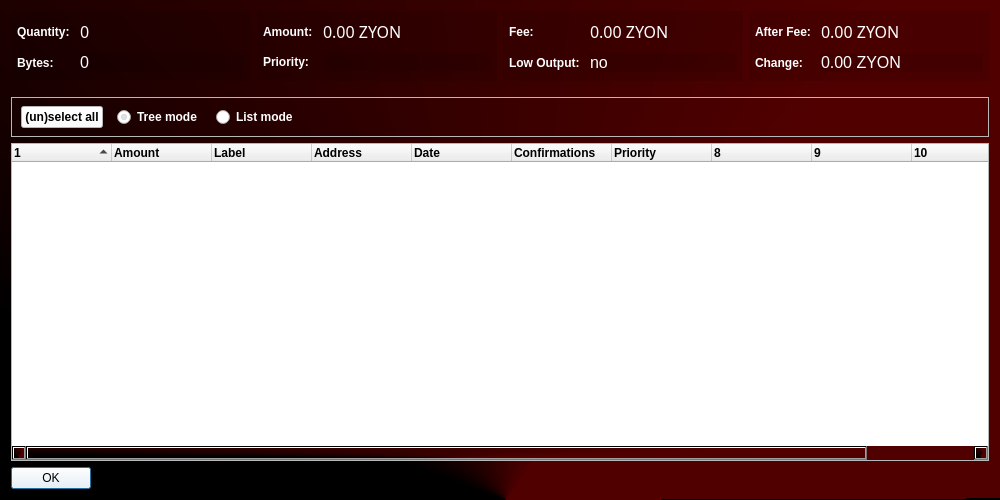
<?xml version="1.0" encoding="UTF-8"?>
<ui version="4.0">
 <class>CoinControlDialog</class>
 <widget class="QDialog" name="CoinControlDialog">
  <property name="geometry">
   <rect>
    <x>0</x>
    <y>0</y>
    <width>1000</width>
    <height>500</height>
   </rect>
  </property>
  <property name="windowTitle">
   <string>Coin Control</string>
  </property>
  <property name="styleSheet">
   <string notr="true">font: 75 12pt &quot;Century Gothic&quot;;
background: qconicalgradient(cx:0.506, cy:1, angle:0.2, stop:0.1875 rgba(81, 0, 0, 255), stop:0.397727 rgba(0, 0, 0, 255))</string>
  </property>
  <layout class="QVBoxLayout" name="verticalLayout">
   <item>
    <layout class="QHBoxLayout" name="horizontalLayoutTop" stretch="0,0,0,0">
     <property name="topMargin">
      <number>0</number>
     </property>
     <property name="bottomMargin">
      <number>10</number>
     </property>
     <item>
      <widget class="QFrame" name="frame_2">
       <property name="styleSheet">
        <string notr="true">background-color: rgb(0, 0, 0, 0.1)</string>
       </property>
       <layout class="QFormLayout" name="formLayoutCoinControl1">
        <property name="horizontalSpacing">
         <number>10</number>
        </property>
        <property name="verticalSpacing">
         <number>10</number>
        </property>
        <property name="leftMargin">
         <number>6</number>
        </property>
        <property name="rightMargin">
         <number>6</number>
        </property>
        <item row="0" column="0">
         <widget class="QLabel" name="labelCoinControlQuantityText">
          <property name="styleSheet">
           <string notr="true">font-weight:bold;
background: none;
color: #ffffff;</string>
          </property>
          <property name="text">
           <string>Quantity:</string>
          </property>
         </widget>
        </item>
        <item row="0" column="1">
         <widget class="QLabel" name="labelCoinControlQuantity">
          <property name="font">
           <font>
            <family>Century Gothic</family>
            <pointsize>12</pointsize>
            <weight>9</weight>
            <italic>false</italic>
            <bold>false</bold>
           </font>
          </property>
          <property name="cursor">
           <cursorShape>IBeamCursor</cursorShape>
          </property>
          <property name="contextMenuPolicy">
           <enum>Qt::ActionsContextMenu</enum>
          </property>
          <property name="styleSheet">
           <string notr="true">background: none;
color: #ffffff;</string>
          </property>
          <property name="text">
           <string notr="true">0</string>
          </property>
          <property name="textInteractionFlags">
           <set>Qt::LinksAccessibleByMouse|Qt::TextSelectableByKeyboard|Qt::TextSelectableByMouse</set>
          </property>
         </widget>
        </item>
        <item row="1" column="0">
         <widget class="QLabel" name="labelCoinControlBytesText">
          <property name="styleSheet">
           <string notr="true">font-weight:bold;
background: none;
color: #ffffff;</string>
          </property>
          <property name="text">
           <string>Bytes:</string>
          </property>
         </widget>
        </item>
        <item row="1" column="1">
         <widget class="QLabel" name="labelCoinControlBytes">
          <property name="font">
           <font>
            <family>MS Shell Dlg 2</family>
            <pointsize>12</pointsize>
            <weight>9</weight>
            <italic>false</italic>
            <bold>false</bold>
           </font>
          </property>
          <property name="cursor">
           <cursorShape>IBeamCursor</cursorShape>
          </property>
          <property name="contextMenuPolicy">
           <enum>Qt::ActionsContextMenu</enum>
          </property>
          <property name="styleSheet">
           <string notr="true">color: #ffffff;
font: 75 12pt &quot;MS Shell Dlg 2&quot;;</string>
          </property>
          <property name="text">
           <string notr="true">0</string>
          </property>
          <property name="textInteractionFlags">
           <set>Qt::LinksAccessibleByMouse|Qt::TextSelectableByKeyboard|Qt::TextSelectableByMouse</set>
          </property>
         </widget>
        </item>
       </layout>
      </widget>
     </item>
     <item>
      <widget class="QFrame" name="frame_3">
       <property name="styleSheet">
        <string notr="true">background-color: rgb(0, 0, 0, 0.1)</string>
       </property>
       <layout class="QFormLayout" name="formLayoutCoinControl2">
        <property name="horizontalSpacing">
         <number>10</number>
        </property>
        <property name="verticalSpacing">
         <number>10</number>
        </property>
        <property name="leftMargin">
         <number>6</number>
        </property>
        <property name="rightMargin">
         <number>6</number>
        </property>
        <item row="0" column="0">
         <widget class="QLabel" name="labelCoinControlAmountText">
          <property name="styleSheet">
           <string notr="true">font-weight:bold;
background: none;
color: #ffffff;</string>
          </property>
          <property name="text">
           <string>Amount:</string>
          </property>
         </widget>
        </item>
        <item row="0" column="1">
         <widget class="QLabel" name="labelCoinControlAmount">
          <property name="font">
           <font>
            <family>Century Gothic</family>
            <pointsize>12</pointsize>
            <weight>9</weight>
            <italic>false</italic>
            <bold>false</bold>
           </font>
          </property>
          <property name="cursor">
           <cursorShape>IBeamCursor</cursorShape>
          </property>
          <property name="contextMenuPolicy">
           <enum>Qt::ActionsContextMenu</enum>
          </property>
          <property name="styleSheet">
           <string notr="true">background: none;
color: #ffffff;</string>
          </property>
          <property name="text">
           <string notr="true">0.00 ZYON</string>
          </property>
          <property name="textInteractionFlags">
           <set>Qt::LinksAccessibleByMouse|Qt::TextSelectableByKeyboard|Qt::TextSelectableByMouse</set>
          </property>
         </widget>
        </item>
        <item row="1" column="0">
         <widget class="QLabel" name="labelCoinControlPriorityText">
          <property name="styleSheet">
           <string notr="true">font-weight:bold;
background: none;
color: #ffffff;</string>
          </property>
          <property name="text">
           <string>Priority:</string>
          </property>
         </widget>
        </item>
        <item row="1" column="1">
         <widget class="QLabel" name="labelCoinControlPriority">
          <property name="font">
           <font>
            <family>MS Shell Dlg 2</family>
            <pointsize>12</pointsize>
            <weight>9</weight>
            <italic>false</italic>
            <bold>false</bold>
           </font>
          </property>
          <property name="cursor">
           <cursorShape>IBeamCursor</cursorShape>
          </property>
          <property name="contextMenuPolicy">
           <enum>Qt::ActionsContextMenu</enum>
          </property>
          <property name="styleSheet">
           <string notr="true">color: #ffffff;
font: 75 12pt &quot;MS Shell Dlg 2&quot;;</string>
          </property>
          <property name="text">
           <string/>
          </property>
          <property name="textInteractionFlags">
           <set>Qt::LinksAccessibleByMouse|Qt::TextSelectableByKeyboard|Qt::TextSelectableByMouse</set>
          </property>
         </widget>
        </item>
       </layout>
      </widget>
     </item>
     <item>
      <widget class="QFrame" name="frame_4">
       <property name="styleSheet">
        <string notr="true">background-color: rgb(0, 0, 0, 0.1)</string>
       </property>
       <layout class="QFormLayout" name="formLayoutCoinControl3">
        <property name="horizontalSpacing">
         <number>10</number>
        </property>
        <property name="verticalSpacing">
         <number>10</number>
        </property>
        <property name="leftMargin">
         <number>6</number>
        </property>
        <property name="rightMargin">
         <number>6</number>
        </property>
        <item row="0" column="0">
         <widget class="QLabel" name="labelCoinControlFeeText">
          <property name="styleSheet">
           <string notr="true">font-weight:bold;
background: none;
color: #ffffff;</string>
          </property>
          <property name="text">
           <string>Fee:</string>
          </property>
         </widget>
        </item>
        <item row="0" column="1">
         <widget class="QLabel" name="labelCoinControlFee">
          <property name="font">
           <font>
            <family>Century Gothic</family>
            <pointsize>12</pointsize>
            <weight>9</weight>
            <italic>false</italic>
            <bold>false</bold>
           </font>
          </property>
          <property name="cursor">
           <cursorShape>IBeamCursor</cursorShape>
          </property>
          <property name="contextMenuPolicy">
           <enum>Qt::ActionsContextMenu</enum>
          </property>
          <property name="styleSheet">
           <string notr="true">background: none;
color: #ffffff;</string>
          </property>
          <property name="text">
           <string notr="true">0.00 ZYON</string>
          </property>
          <property name="textInteractionFlags">
           <set>Qt::LinksAccessibleByMouse|Qt::TextSelectableByKeyboard|Qt::TextSelectableByMouse</set>
          </property>
         </widget>
        </item>
        <item row="1" column="0">
         <widget class="QLabel" name="labelCoinControlLowOutputText">
          <property name="enabled">
           <bool>false</bool>
          </property>
          <property name="styleSheet">
           <string notr="true">font-weight:bold;
background: none;
color: #ffffff;</string>
          </property>
          <property name="text">
           <string>Low Output:</string>
          </property>
         </widget>
        </item>
        <item row="1" column="1">
         <widget class="QLabel" name="labelCoinControlLowOutput">
          <property name="enabled">
           <bool>false</bool>
          </property>
          <property name="font">
           <font>
            <family>MS Shell Dlg 2</family>
            <pointsize>12</pointsize>
            <weight>9</weight>
            <italic>false</italic>
            <bold>false</bold>
           </font>
          </property>
          <property name="cursor">
           <cursorShape>IBeamCursor</cursorShape>
          </property>
          <property name="contextMenuPolicy">
           <enum>Qt::ActionsContextMenu</enum>
          </property>
          <property name="styleSheet">
           <string notr="true">color: #ffffff;
font: 75 12pt &quot;MS Shell Dlg 2&quot;;</string>
          </property>
          <property name="text">
           <string notr="true">no</string>
          </property>
          <property name="textInteractionFlags">
           <set>Qt::LinksAccessibleByMouse|Qt::TextSelectableByKeyboard|Qt::TextSelectableByMouse</set>
          </property>
         </widget>
        </item>
       </layout>
      </widget>
     </item>
     <item>
      <widget class="QFrame" name="frame_5">
       <property name="styleSheet">
        <string notr="true">background-color: rgb(0, 0, 0, 0.1)</string>
       </property>
       <layout class="QFormLayout" name="formLayoutCoinControl4">
        <property name="horizontalSpacing">
         <number>10</number>
        </property>
        <property name="verticalSpacing">
         <number>10</number>
        </property>
        <property name="leftMargin">
         <number>6</number>
        </property>
        <property name="rightMargin">
         <number>6</number>
        </property>
        <item row="0" column="0">
         <widget class="QLabel" name="labelCoinControlAfterFeeText">
          <property name="styleSheet">
           <string notr="true">font-weight:bold;
background: none;
color: #ffffff;</string>
          </property>
          <property name="text">
           <string>After Fee:</string>
          </property>
         </widget>
        </item>
        <item row="0" column="1">
         <widget class="QLabel" name="labelCoinControlAfterFee">
          <property name="font">
           <font>
            <family>Century Gothic</family>
            <pointsize>12</pointsize>
            <weight>9</weight>
            <italic>false</italic>
            <bold>false</bold>
           </font>
          </property>
          <property name="cursor">
           <cursorShape>IBeamCursor</cursorShape>
          </property>
          <property name="contextMenuPolicy">
           <enum>Qt::ActionsContextMenu</enum>
          </property>
          <property name="styleSheet">
           <string notr="true">background: none;
color: #ffffff;</string>
          </property>
          <property name="text">
           <string notr="true">0.00 ZYON</string>
          </property>
          <property name="textInteractionFlags">
           <set>Qt::LinksAccessibleByMouse|Qt::TextSelectableByKeyboard|Qt::TextSelectableByMouse</set>
          </property>
         </widget>
        </item>
        <item row="1" column="0">
         <widget class="QLabel" name="labelCoinControlChangeText">
          <property name="enabled">
           <bool>false</bool>
          </property>
          <property name="styleSheet">
           <string notr="true">font-weight:bold;
background: none;
color: #ffffff;</string>
          </property>
          <property name="text">
           <string>Change:</string>
          </property>
         </widget>
        </item>
        <item row="1" column="1">
         <widget class="QLabel" name="labelCoinControlChange">
          <property name="enabled">
           <bool>false</bool>
          </property>
          <property name="font">
           <font>
            <family>MS Shell Dlg 2</family>
            <pointsize>12</pointsize>
            <weight>9</weight>
            <italic>false</italic>
            <bold>false</bold>
           </font>
          </property>
          <property name="cursor">
           <cursorShape>IBeamCursor</cursorShape>
          </property>
          <property name="contextMenuPolicy">
           <enum>Qt::ActionsContextMenu</enum>
          </property>
          <property name="styleSheet">
           <string notr="true">color: #ffffff;
font: 75 12pt &quot;MS Shell Dlg 2&quot;;</string>
          </property>
          <property name="text">
           <string notr="true">0.00 ZYON</string>
          </property>
          <property name="textInteractionFlags">
           <set>Qt::LinksAccessibleByMouse|Qt::TextSelectableByKeyboard|Qt::TextSelectableByMouse</set>
          </property>
         </widget>
        </item>
       </layout>
      </widget>
     </item>
    </layout>
   </item>
   <item>
    <widget class="QFrame" name="frame">
     <property name="minimumSize">
      <size>
       <width>0</width>
       <height>40</height>
      </size>
     </property>
     <property name="styleSheet">
      <string notr="true">background: none;</string>
     </property>
     <property name="frameShape">
      <enum>QFrame::StyledPanel</enum>
     </property>
     <property name="frameShadow">
      <enum>QFrame::Sunken</enum>
     </property>
     <widget class="QWidget" name="horizontalLayoutWidget">
      <property name="geometry">
       <rect>
        <x>10</x>
        <y>0</y>
        <width>781</width>
        <height>41</height>
       </rect>
      </property>
      <layout class="QHBoxLayout" name="horizontalLayoutPanel" stretch="0,0,0,0">
       <property name="spacing">
        <number>14</number>
       </property>
       <item>
        <widget class="QPushButton" name="pushButtonSelectAll">
         <property name="sizePolicy">
          <sizepolicy hsizetype="Maximum" vsizetype="Fixed">
           <horstretch>0</horstretch>
           <verstretch>0</verstretch>
          </sizepolicy>
         </property>
         <property name="styleSheet">
          <string notr="true">font: 75 9pt &quot;Century Gothic&quot;;
font-weight:bold;
background: #ffffff;
color: #000000;</string>
         </property>
         <property name="text">
          <string>(un)select all</string>
         </property>
        </widget>
       </item>
       <item>
        <widget class="QRadioButton" name="radioTreeMode">
         <property name="sizePolicy">
          <sizepolicy hsizetype="Maximum" vsizetype="Fixed">
           <horstretch>0</horstretch>
           <verstretch>0</verstretch>
          </sizepolicy>
         </property>
         <property name="styleSheet">
          <string notr="true">font-weight:bold;
background: none;
color: #ffffff;</string>
         </property>
         <property name="text">
          <string>Tree mode</string>
         </property>
         <property name="checked">
          <bool>true</bool>
         </property>
        </widget>
       </item>
       <item>
        <widget class="QRadioButton" name="radioListMode">
         <property name="sizePolicy">
          <sizepolicy hsizetype="Maximum" vsizetype="Fixed">
           <horstretch>0</horstretch>
           <verstretch>0</verstretch>
          </sizepolicy>
         </property>
         <property name="styleSheet">
          <string notr="true">font-weight:bold;
background: none;
color: #ffffff;</string>
         </property>
         <property name="text">
          <string>List mode</string>
         </property>
        </widget>
       </item>
       <item>
        <spacer name="horizontalSpacer">
         <property name="orientation">
          <enum>Qt::Horizontal</enum>
         </property>
         <property name="sizeHint" stdset="0">
          <size>
           <width>40</width>
           <height>20</height>
          </size>
         </property>
        </spacer>
       </item>
      </layout>
     </widget>
    </widget>
   </item>
   <item>
    <widget class="CoinControlTreeWidget" name="treeWidget">
     <property name="contextMenuPolicy">
      <enum>Qt::CustomContextMenu</enum>
     </property>
     <property name="styleSheet">
      <string notr="true">font: 75 10pt &quot;Century Gothic&quot;;
font-weight:bold;
background: none;</string>
     </property>
     <property name="sortingEnabled">
      <bool>false</bool>
     </property>
     <property name="columnCount">
      <number>11</number>
     </property>
     <attribute name="headerShowSortIndicator" stdset="0">
      <bool>true</bool>
     </attribute>
     <attribute name="headerStretchLastSection">
      <bool>false</bool>
     </attribute>
     <column>
      <property name="text">
       <string/>
      </property>
     </column>
     <column>
      <property name="text">
       <string>Amount</string>
      </property>
     </column>
     <column>
      <property name="text">
       <string>Label</string>
      </property>
     </column>
     <column>
      <property name="text">
       <string>Address</string>
      </property>
     </column>
     <column>
      <property name="text">
       <string>Date</string>
      </property>
     </column>
     <column>
      <property name="text">
       <string>Confirmations</string>
      </property>
      <property name="toolTip">
       <string>Confirmed</string>
      </property>
     </column>
     <column>
      <property name="text">
       <string>Priority</string>
      </property>
     </column>
     <column>
      <property name="text">
       <string/>
      </property>
     </column>
     <column>
      <property name="text">
       <string/>
      </property>
     </column>
     <column>
      <property name="text">
       <string/>
      </property>
     </column>
     <column>
      <property name="text">
       <string/>
      </property>
     </column>
    </widget>
   </item>
   <item>
    <widget class="QDialogButtonBox" name="buttonBox">
     <property name="sizePolicy">
      <sizepolicy hsizetype="Maximum" vsizetype="Fixed">
       <horstretch>0</horstretch>
       <verstretch>0</verstretch>
      </sizepolicy>
     </property>
     <property name="styleSheet">
      <string notr="true">font: 75 9pt &quot;Century Gothic&quot;;
color: #000000;
background: #ffffff;</string>
     </property>
     <property name="orientation">
      <enum>Qt::Horizontal</enum>
     </property>
     <property name="standardButtons">
      <set>QDialogButtonBox::Ok</set>
     </property>
    </widget>
   </item>
  </layout>
 </widget>
 <customwidgets>
  <customwidget>
   <class>CoinControlTreeWidget</class>
   <extends>QTreeWidget</extends>
   <header>coincontroltreewidget.h</header>
  </customwidget>
 </customwidgets>
 <resources/>
 <connections/>
</ui>
